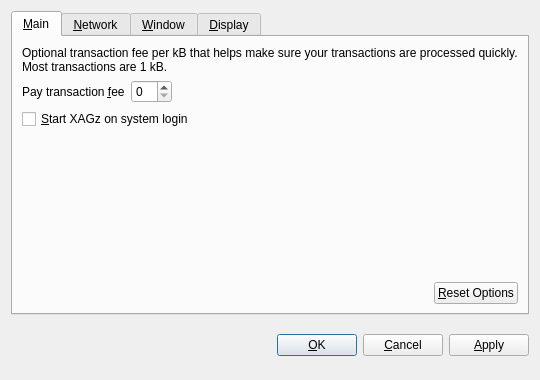
<?xml version="1.0" encoding="UTF-8"?>
<ui version="4.0">
 <class>OptionsDialog</class>
 <widget class="QDialog" name="OptionsDialog">
  <property name="geometry">
   <rect>
    <x>0</x>
    <y>0</y>
    <width>540</width>
    <height>380</height>
   </rect>
  </property>
  <property name="windowTitle">
   <string>Options</string>
  </property>
  <property name="modal">
   <bool>true</bool>
  </property>
  <layout class="QVBoxLayout" name="verticalLayout">
   <item>
    <widget class="QTabWidget" name="tabWidget">
     <property name="tabPosition">
      <enum>QTabWidget::North</enum>
     </property>
     <property name="currentIndex">
      <number>0</number>
     </property>
     <widget class="QWidget" name="tabMain">
      <attribute name="title">
       <string>&amp;Main</string>
      </attribute>
      <layout class="QVBoxLayout" name="verticalLayout_Main">
       <item>
        <widget class="QLabel" name="transactionFeeInfoLabel">
         <property name="text">
          <string>Optional transaction fee per kB that helps make sure your transactions are processed quickly. Most transactions are 1 kB.</string>
         </property>
         <property name="textFormat">
          <enum>Qt::PlainText</enum>
         </property>
         <property name="wordWrap">
          <bool>true</bool>
         </property>
        </widget>
       </item>
       <item>
        <layout class="QHBoxLayout" name="horizontalLayout_1_Main">
         <item>
          <widget class="QLabel" name="transactionFeeLabel">
           <property name="text">
            <string>Pay transaction &amp;fee</string>
           </property>
           <property name="textFormat">
            <enum>Qt::PlainText</enum>
           </property>
           <property name="buddy">
            <cstring>transactionFee</cstring>
           </property>
          </widget>
         </item>
         <item>
          <widget class="BitcoinAmountField" name="transactionFee"/>
         </item>
         <item>
          <spacer name="horizontalSpacer_1_Main">
           <property name="orientation">
            <enum>Qt::Horizontal</enum>
           </property>
           <property name="sizeHint" stdset="0">
            <size>
             <width>40</width>
             <height>20</height>
            </size>
           </property>
          </spacer>
         </item>
        </layout>
       </item>
       <item>
        <widget class="QCheckBox" name="bitcoinAtStartup">
         <property name="toolTip">
          <string>Automatically start XAGz after logging in to the system.</string>
         </property>
         <property name="text">
          <string>&amp;Start XAGz on system login</string>
         </property>
        </widget>
       </item>
       <item>
        <spacer name="verticalSpacer_Main">
         <property name="orientation">
          <enum>Qt::Vertical</enum>
         </property>
         <property name="sizeHint" stdset="0">
          <size>
           <width>20</width>
           <height>40</height>
          </size>
         </property>
        </spacer>
       </item>
       <item>
        <layout class="QHBoxLayout" name="horizontalLayout_2_Main">
         <item>
          <spacer name="horizontalSpacer_2_Main">
           <property name="orientation">
            <enum>Qt::Horizontal</enum>
           </property>
           <property name="sizeHint" stdset="0">
            <size>
             <width>40</width>
             <height>20</height>
            </size>
           </property>
          </spacer>
         </item>
         <item>
          <widget class="QPushButton" name="resetButton">
           <property name="toolTip">
            <string>Reset all client options to default.</string>
           </property>
           <property name="text">
            <string>&amp;Reset Options</string>
           </property>
           <property name="autoDefault">
            <bool>false</bool>
           </property>
          </widget>
         </item>
        </layout>
       </item>
      </layout>
     </widget>
     <widget class="QWidget" name="tabNetwork">
      <attribute name="title">
       <string>&amp;Network</string>
      </attribute>
      <layout class="QVBoxLayout" name="verticalLayout_Network">
       <item>
        <widget class="QCheckBox" name="mapPortUpnp">
         <property name="toolTip">
          <string>Automatically open the XAGz client port on the router. This only works when your router supports UPnP and it is enabled.</string>
         </property>
         <property name="text">
          <string>Map port using &amp;UPnP</string>
         </property>
        </widget>
       </item>
       <item>
        <widget class="QCheckBox" name="connectSocks">
         <property name="toolTip">
          <string>Connect to the XAGz network through a SOCKS proxy (e.g. when connecting through Tor).</string>
         </property>
         <property name="text">
          <string>&amp;Connect through SOCKS proxy:</string>
         </property>
        </widget>
       </item>
       <item>
        <layout class="QHBoxLayout" name="horizontalLayout_Network">
         <item>
          <widget class="QLabel" name="proxyIpLabel">
           <property name="text">
            <string>Proxy &amp;IP:</string>
           </property>
           <property name="textFormat">
            <enum>Qt::PlainText</enum>
           </property>
           <property name="buddy">
            <cstring>proxyIp</cstring>
           </property>
          </widget>
         </item>
         <item>
          <widget class="QValidatedLineEdit" name="proxyIp">
           <property name="maximumSize">
            <size>
             <width>140</width>
             <height>16777215</height>
            </size>
           </property>
           <property name="toolTip">
            <string>IP address of the proxy (e.g. 127.0.0.1)</string>
           </property>
          </widget>
         </item>
         <item>
          <widget class="QLabel" name="proxyPortLabel">
           <property name="text">
            <string>&amp;Port:</string>
           </property>
           <property name="textFormat">
            <enum>Qt::PlainText</enum>
           </property>
           <property name="buddy">
            <cstring>proxyPort</cstring>
           </property>
          </widget>
         </item>
         <item>
          <widget class="QLineEdit" name="proxyPort">
           <property name="maximumSize">
            <size>
             <width>55</width>
             <height>16777215</height>
            </size>
           </property>
           <property name="toolTip">
            <string>Port of the proxy (e.g. 9050)</string>
           </property>
          </widget>
         </item>
         <item>
          <widget class="QLabel" name="socksVersionLabel">
           <property name="text">
            <string>SOCKS &amp;Version:</string>
           </property>
           <property name="textFormat">
            <enum>Qt::PlainText</enum>
           </property>
           <property name="buddy">
            <cstring>socksVersion</cstring>
           </property>
          </widget>
         </item>
         <item>
          <widget class="QValueComboBox" name="socksVersion">
           <property name="toolTip">
            <string>SOCKS version of the proxy (e.g. 5)</string>
           </property>
          </widget>
         </item>
         <item>
          <spacer name="horizontalSpacer_Network">
           <property name="orientation">
            <enum>Qt::Horizontal</enum>
           </property>
           <property name="sizeHint" stdset="0">
            <size>
             <width>40</width>
             <height>20</height>
            </size>
           </property>
          </spacer>
         </item>
        </layout>
       </item>
       <item>
        <spacer name="verticalSpacer_Network">
         <property name="orientation">
          <enum>Qt::Vertical</enum>
         </property>
         <property name="sizeHint" stdset="0">
          <size>
           <width>20</width>
           <height>40</height>
          </size>
         </property>
        </spacer>
       </item>
      </layout>
     </widget>
     <widget class="QWidget" name="tabWindow">
      <attribute name="title">
       <string>&amp;Window</string>
      </attribute>
      <layout class="QVBoxLayout" name="verticalLayout_Window">
       <item>
        <widget class="QCheckBox" name="minimizeToTray">
         <property name="toolTip">
          <string>Show only a tray icon after minimizing the window.</string>
         </property>
         <property name="text">
          <string>&amp;Minimize to the tray instead of the taskbar</string>
         </property>
        </widget>
       </item>
       <item>
        <widget class="QCheckBox" name="minimizeOnClose">
         <property name="toolTip">
          <string>Minimize instead of exit the application when the window is closed. When this option is enabled, the application will be closed only after selecting Quit in the menu.</string>
         </property>
         <property name="text">
          <string>M&amp;inimize on close</string>
         </property>
        </widget>
       </item>
       <item>
        <spacer name="verticalSpacer_Window">
         <property name="orientation">
          <enum>Qt::Vertical</enum>
         </property>
         <property name="sizeHint" stdset="0">
          <size>
           <width>20</width>
           <height>40</height>
          </size>
         </property>
        </spacer>
       </item>
      </layout>
     </widget>
     <widget class="QWidget" name="tabDisplay">
      <attribute name="title">
       <string>&amp;Display</string>
      </attribute>
      <layout class="QVBoxLayout" name="verticalLayout_Display">
       <item>
        <layout class="QHBoxLayout" name="horizontalLayout_1_Display">
         <item>
          <widget class="QLabel" name="langLabel">
           <property name="text">
            <string>User Interface &amp;language:</string>
           </property>
           <property name="textFormat">
            <enum>Qt::PlainText</enum>
           </property>
           <property name="buddy">
            <cstring>lang</cstring>
           </property>
          </widget>
         </item>
         <item>
          <widget class="QValueComboBox" name="lang">
           <property name="toolTip">
            <string>The user interface language can be set here. This setting will take effect after restarting XAGz.</string>
           </property>
          </widget>
         </item>
        </layout>
       </item>
       <item>
        <layout class="QHBoxLayout" name="horizontalLayout_2_Display">
         <item>
          <widget class="QLabel" name="unitLabel">
           <property name="text">
            <string>&amp;Unit to show amounts in:</string>
           </property>
           <property name="textFormat">
            <enum>Qt::PlainText</enum>
           </property>
           <property name="buddy">
            <cstring>unit</cstring>
           </property>
          </widget>
         </item>
         <item>
          <widget class="QValueComboBox" name="unit">
           <property name="toolTip">
            <string>Choose the default subdivision unit to show in the interface and when sending coins.</string>
           </property>
          </widget>
         </item>
        </layout>
       </item>
       <item>
        <widget class="QCheckBox" name="displayAddresses">
         <property name="toolTip">
          <string>Whether to show XAGz addresses in the transaction list or not.</string>
         </property>
         <property name="text">
          <string>&amp;Display addresses in transaction list</string>
         </property>
        </widget>
       </item>
       <item>
        <spacer name="verticalSpacer_Display">
         <property name="orientation">
          <enum>Qt::Vertical</enum>
         </property>
         <property name="sizeHint" stdset="0">
          <size>
           <width>20</width>
           <height>40</height>
          </size>
         </property>
        </spacer>
       </item>
      </layout>
     </widget>
    </widget>
   </item>
   <item>
    <layout class="QHBoxLayout" name="horizontalLayout_Buttons">
     <item>
      <spacer name="horizontalSpacer_1">
       <property name="orientation">
        <enum>Qt::Horizontal</enum>
       </property>
       <property name="sizeHint" stdset="0">
        <size>
         <width>40</width>
         <height>48</height>
        </size>
       </property>
      </spacer>
     </item>
     <item>
      <widget class="QLabel" name="statusLabel">
       <property name="font">
        <font>
         <weight>75</weight>
         <bold>true</bold>
        </font>
       </property>
       <property name="text">
        <string/>
       </property>
       <property name="textFormat">
        <enum>Qt::PlainText</enum>
       </property>
       <property name="wordWrap">
        <bool>true</bool>
       </property>
      </widget>
     </item>
     <item>
      <spacer name="horizontalSpacer_2">
       <property name="orientation">
        <enum>Qt::Horizontal</enum>
       </property>
       <property name="sizeHint" stdset="0">
        <size>
         <width>40</width>
         <height>48</height>
        </size>
       </property>
      </spacer>
     </item>
     <item>
      <widget class="QPushButton" name="okButton">
       <property name="text">
        <string>&amp;OK</string>
       </property>
      </widget>
     </item>
     <item>
      <widget class="QPushButton" name="cancelButton">
       <property name="text">
        <string>&amp;Cancel</string>
       </property>
       <property name="autoDefault">
        <bool>false</bool>
       </property>
      </widget>
     </item>
     <item>
      <widget class="QPushButton" name="applyButton">
       <property name="text">
        <string>&amp;Apply</string>
       </property>
       <property name="autoDefault">
        <bool>false</bool>
       </property>
      </widget>
     </item>
    </layout>
   </item>
  </layout>
 </widget>
 <customwidgets>
  <customwidget>
   <class>BitcoinAmountField</class>
   <extends>QSpinBox</extends>
   <header>bitcoinamountfield.h</header>
  </customwidget>
  <customwidget>
   <class>QValueComboBox</class>
   <extends>QComboBox</extends>
   <header>qvaluecombobox.h</header>
  </customwidget>
  <customwidget>
   <class>QValidatedLineEdit</class>
   <extends>QLineEdit</extends>
   <header>qvalidatedlineedit.h</header>
  </customwidget>
 </customwidgets>
 <resources/>
 <connections/>
</ui>
